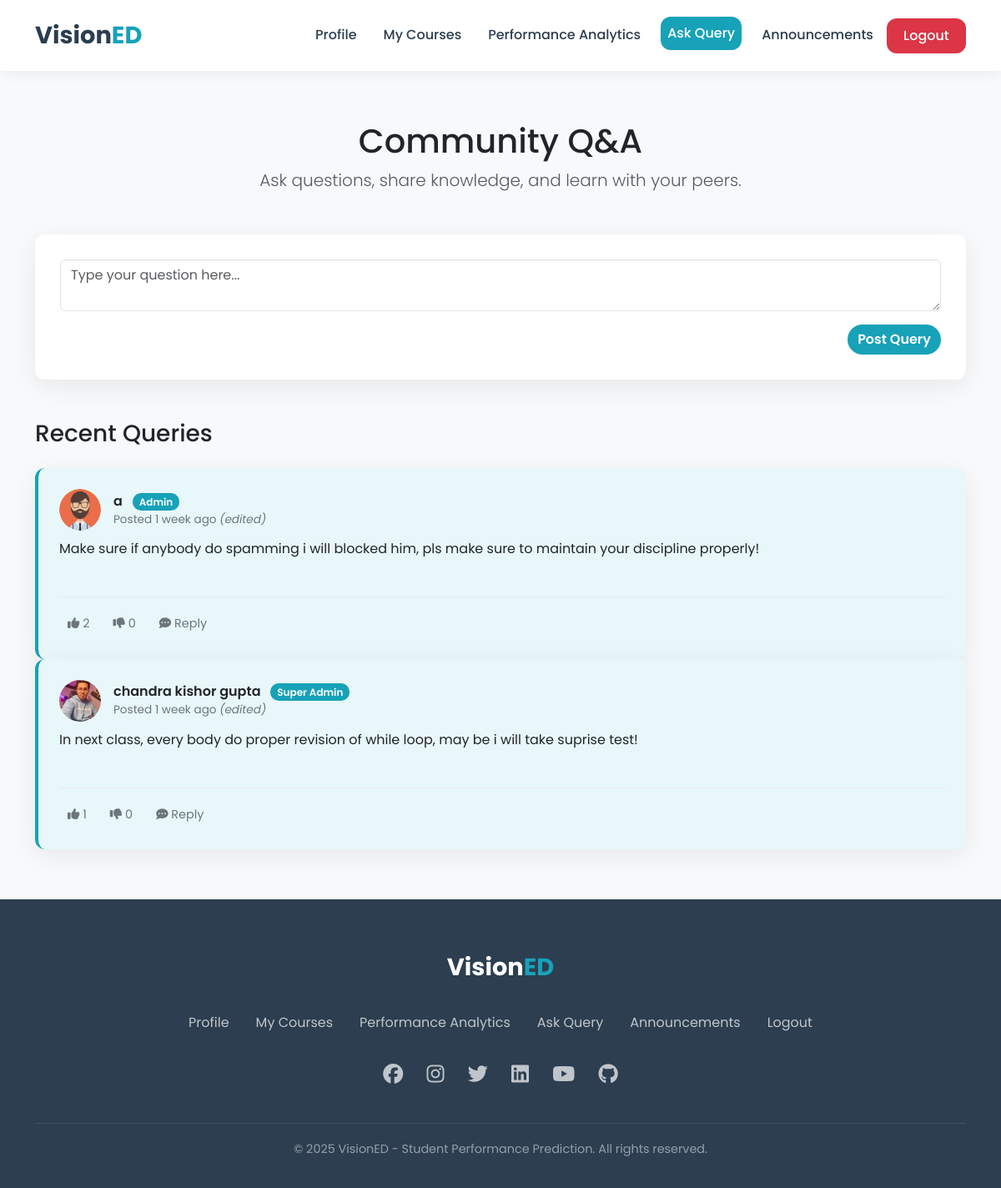
/student/ask_query (signed in), run on the app's committed database.
### app.py (models this page shows)
class Query(db.Model):
    id = db.Column(db.Integer, primary_key=True)
    text = db.Column(db.Text, nullable=False)
    timestamp = db.Column(db.DateTime, nullable=False, default=datetime.utcnow)
    edited = db.Column(db.Boolean, default=False)
    user_id = db.Column(db.Integer, db.ForeignKey('user.id'), nullable=False)
    is_locked = db.Column(db.Boolean, default=False)
    is_pinned = db.Column(db.Boolean, default=False)
    replies = db.relationship('Reply', backref='query', lazy=True, cascade="all, delete-orphan")
    votes = db.relationship('QueryVote', backref='voted_query', lazy=True, cascade="all, delete-orphan")
    hearts = db.relationship('Heart', backref='hearted_query', lazy=True, cascade="all, delete-orphan")

class AdminInfo(db.Model):
    id = db.Column(db.Integer, primary_key=True)
    user_id = db.Column(db.Integer, db.ForeignKey("user.id"), nullable=False, unique=True)
    name = db.Column(db.String(150))
    phone = db.Column(db.String(20))
    department = db.Column(db.String(50))
    profile_photo = db.Column(db.String(200), default="images/admin_default.png")

class User(db.Model):
    id = db.Column(db.Integer, primary_key=True)
    fullname = db.Column(db.String(150), nullable=False)
    email = db.Column(db.String(150), unique=True, nullable=False)
    password = db.Column(db.String(200), nullable=False)
    role = db.Column(db.String(50), nullable=False)
    is_forum_blocked = db.Column(db.Boolean, default=False)
    blocked_by_id = db.Column(db.Integer, db.ForeignKey('user.id'), nullable=True)
    blocker = db.relationship('User', remote_side=[id])
    queries = db.relationship('Query', backref='author', lazy=True, cascade="all, delete-orphan")
    replies = db.relationship('Reply', backref='author', lazy=True, cascade="all, delete-orphan")
    hearts = db.relationship('Heart', back_populates='author', lazy=True, cascade="all, delete-orphan")
    student_info = db.relationship('StudentInfo', backref='user', uselist=False, cascade="all, delete-orphan")
    admin_info = db.relationship('AdminInfo', backref='user', uselist=False, cascade="all, delete-orphan")
    study_materials = db.relationship('StudyMaterial', back_populates='uploader_user', lazy=True, cascade="all, delete-orphan")
    announcements = db.relationship('Announcement', back_populates='user', lazy=True, cascade="all, delete-orphan")
    analytics_files = db.relationship('AnalyticsFile', back_populates='uploader_user', lazy=True, cascade="all, delete-orphan")

### app.py (the view, shortened to what this page needs)
@app.route("/student/ask_query", methods=["GET", "POST"])
@login_required
@role_required("student")
@student_profile_required
def ask_query():
    user_id = session['user_id']
    current_user = db.session.get(User, user_id)
    chat_lock_status = Config.query.filter_by(key='is_chat_locked').first()
    is_chat_locked = (chat_lock_status.value == 'true') if chat_lock_status else False
    is_user_blocked = current_user.is_forum_blocked
    queries_query = db.session.query(Query).options(
        subqueryload(Query.replies).subqueryload(Reply.hearts).joinedload(Heart.author),
        subqueryload(Query.replies).joinedload(Reply.author).joinedload(User.admin_info),
        subqueryload(Query.replies).joinedload(Reply.author).joinedload(User.student_info),
        subqueryload(Query.hearts).joinedload(Heart.author),
        joinedload(Query.author).joinedload(User.admin_info),
        joinedload(Query.author).joinedload(User.student_info)
    ).order_by(desc(Query.is_pinned), desc(Query.timestamp)).all()
    for query in queries_query:
        query.user_vote = QueryVote.query.filter_by(user_id=user_id, query_id=query.id).first()
        query.hearted_by_admins = [heart.author.fullname for heart in query.hearts if heart.author.role == 'administrator']
        for reply in query.replies:
            reply.user_vote = ReplyVote.query.filter_by(user_id=user_id, reply_id=reply.id).first()
            reply.hearted_by_admins = [heart.author.fullname for heart in reply.hearts if heart.author.role == 'administrator']
    return render_template("student_ask.html", queries=queries_query, is_chat_locked=is_chat_locked, is_user_blocked=is_user_blocked, **{'current_user': current_user})

### templates/student_ask.html (shortened to what this page needs)
<!DOCTYPE html>
<html lang="en">
<head>
    <link href="https://cdn.jsdelivr.net/npm/bootstrap@5.3.2/dist/css/bootstrap.min.css" rel="stylesheet">
    <link href="https://cdnjs.cloudflare.com/ajax/libs/font-awesome/6.5.0/css/all.min.css" rel="stylesheet">
</head>
<body>
    <nav class="navbar navbar-expand-lg sticky-top">
        <div class="container">
            <a class="navbar-brand" href="{{ url_for('student_dashboard') }}">Vision<span class="ed">ED</span></a>
            <div class="collapse navbar-collapse" id="navbarNav">
                <ul class="navbar-nav ms-auto">
                    <li class="nav-item"><a class="nav-link" href="{{ url_for('profile_student') }}">Profile</a></li>
                    <li class="nav-item"><a class="nav-link" href="{{ url_for('my_courses') }}">My Courses</a></li>
                    <li class="nav-item"><a class="nav-link" href="{{ url_for('subject_entry') }}">Performance
                            Analytics</a></li>
                    <li class="nav-item"><a class="nav-link active" href="{{ url_for('ask_query') }}">Ask Query</a>
                    </li>
                    <li class="nav-item"><a class="nav-link"
                            href="{{ url_for('student_announcements') }}">Announcements</a></li>
                    <li class="nav-item"><a class="btn btn-logout" href="{{ url_for('logout') }}">Logout</a></li>
                </ul>
            </div>
        </div>
    </nav>
    <main class="main-content">
        <div class="container" id="main-container">
            <div class="page-header">
                <h1>Community Q&A</h1>
                <p class="lead text-muted">Ask questions, share knowledge, and learn with your peers.</p>
            </div>
            {% if is_user_blocked %}
            <div class="card p-4">
                <div class="alert alert-danger d-flex align-items-center mb-0" role="alert">
                    <i class="fas fa-ban fa-2x me-3"></i>
                    <div>
                        <h4 class="alert-heading">Your Forum Access is Restricted</h4>
                        <p class="mb-0">Your access to the community forum has been blocked by an administrator. You
                            cannot post, reply, or edit content. Please contact your department administrator for
                            assistance.</p>
                    </div>
                </div>
            </div>
            {% else %}
            <div class="card mb-5">
                {% if is_chat_locked %}
                <div class="alert alert-warning d-flex align-items-center mb-0" role="alert">
                    <i class="fas fa-lock fa-2x me-3"></i>
                    <div>
                        <h4 class="alert-heading">Forum is Locked</h4>
                        <p class="mb-0">The forum is temporarily locked by an administrator. You cannot post new queries
                            or replies at this time.</p>
                    </div>
                </div>
                {% else %}
                <form id="post-query-form" action="{{ url_for('ask_query') }}" method="POST">
                    <div class="mb-3">
                        <textarea class="form-control" name="query_text" placeholder="Type your question here..."
                            required></textarea>
                    </div>
                    <div class="text-end">
                        <button type="submit" class="btn btn-submit">Post Query</button>
                    </div>
                </form>
                {% endif %}
            </div>
            <h3 class="mb-4">Recent Queries</h3>
            {% for query in queries %}
            <div class="card query-card {% if query.author.role == 'administrator' %}admin-post{% endif %} {% if query.is_pinned %}pinned-post{% endif %}"
                id="query-{{ query.id }}">
                <div class="query-header position-relative">
                    {% set photo_path = (query.author.admin_info.profile_photo if query.author.role == 'administrator'
                    and query.author.admin_info else query.author.student_info.profile_photo if
                    query.author.student_info else ('images/admin_default.png' if query.author.role == 'administrator'
                    else 'images/student_default.png')) or ('images/admin_default.png' if query.author.role ==
                    'administrator' else 'images/student_default.png') %}
                    {% if not photo_path.startswith('images/') %}
                    {% set photo_path = 'images/' + photo_path %}
                    {% endif %}
                    <img src="{{ url_for('static', filename='uploads/' + photo_path) }}" alt="Profile Picture">
                    <div>
                        <div class="user-name">
                            {{ query.author.fullname }}
                            {% if query.author.role == 'administrator' %}
                            {% if query.author.admin_info and query.author.admin_info.department == 'ALL_BRANCHES' %}
                            <span class="admin-badge">Super Admin</span>
                            {% else %}
                            <span class="admin-badge">Admin</span>
                            {% endif %}
                            {% endif %}
                        </div>
                        <div class="timestamp">Posted {{ time_ago(query.timestamp) }} {% if query.edited %}<span
                                class="fst-italic">(edited)</span>{% endif %}</div>
                    </div>
                </div>
                <div class="query-body py-2">
                    <p>{{ query.text | safe }}</p>
                </div>
                <div class="query-footer d-flex flex-wrap justify-content-between align-items-center">
                    <div class="d-flex align-items-center gap-2 mb-2 mb-md-0">
                        <button
                            class="action-btn btn-vote like {% if query.user_vote and query.user_vote.vote_type == 'like' %}active{% endif %}"
                            data-entity-type="query" data-entity-id="{{ query.id }}" data-vote-type="like"><i
                                class="fas fa-thumbs-up"></i> <span class="count">{{
                                query.votes|selectattr('vote_type','equalto','like')|list|length }}</span></button>
                        <button
                            class="action-btn btn-vote dislike {% if query.user_vote and query.user_vote.vote_type == 'dislike' %}active{% endif %}"
                            data-entity-type="query" data-entity-id="{{ query.id }}" data-vote-type="dislike"><i
                                class="fas fa-thumbs-down"></i> <span class="count">{{
                                query.votes|selectattr('vote_type','equalto','dislike')|list|length }}</span></button>
                        {% if not query.is_locked and not is_chat_locked %}
                        <button type="button" class="action-btn btn-reply" data-query-id="{{ query.id }}"><i
                                class="fas fa-comment-dots"></i> Reply</button>
                        {% endif %}
                    </div>
                </div>
            </div>
            {% else %}
            <p class="text-center text-muted mt-5">No queries have been posted yet.</p>
            {% endfor %}
            {% endif %}
        </div>
    </main>
    <footer class="footer">
        <div class="container text-center">
            <a class="navbar-brand" href="{{ url_for('student_dashboard') }}">Vision<span class="ed">ED</span></a>
            <ul class="nav justify-content-center my-4">
                <li class="nav-item"><a class="nav-link" href="{{ url_for('profile_student') }}">Profile</a></li>
                <li class="nav-item"><a class="nav-link" href="{{ url_for('my_courses') }}">My Courses</a></li>
                <li class="nav-item"><a class="nav-link" href="{{ url_for('subject_entry') }}">Performance
                        Analytics</a></li>
                <li class="nav-item"><a class="nav-link" href="{{ url_for('ask_query') }}">Ask Query</a></li>
                <li class="nav-item"><a class="nav-link" href="{{ url_for('student_announcements') }}">Announcements</a>
                </li>
                <li class="nav-item"><a class="nav-link" href="{{ url_for('logout') }}">Logout</a></li>
            </ul>
            <div class="mb-4">
                <a href="#" class="social-icon" title="Facebook"><i class="fab fa-facebook"></i></a>
                <a href="#" class="social-icon" title="Instagram"><i class="fab fa-instagram"></i></a>
                <a href="#" class="social-icon" title="Twitter"><i class="fab fa-twitter"></i></a>
                <a href="#" class="social-icon" title="LinkedIn"><i class="fab fa-linkedin"></i></a>
                <a href="#" class="social-icon" title="YouTube"><i class="fab fa-youtube"></i></a>
                <a href="#" class="social-icon" title="GitHub"><i class="fab fa-github"></i></a>
            </div>
            <p class="copyright">&copy; 2025 VisionED - Student Performance Prediction. All rights reserved.</p>
        </div>
    </footer>
</body>
</html>

### data on the page
Query: profile_photo (placeholder picture), author.fullname "a", shows "Admin", timestamp "1 week ago", edited "(edited)", text "Make sure if anybody do spamming i will blocked him, pls make sure to maintain your discipline properly!", votes|selectattr "2", votes|selectattr "0"
Query: profile_photo (picture), author.fullname "chandra kishor gupta", shows "Super Admin", timestamp "1 week ago", edited "(edited)", text "In next class, every body do proper revision of while loop, may be i will take suprise test!", votes|selectattr "1", votes|selectattr "0"
